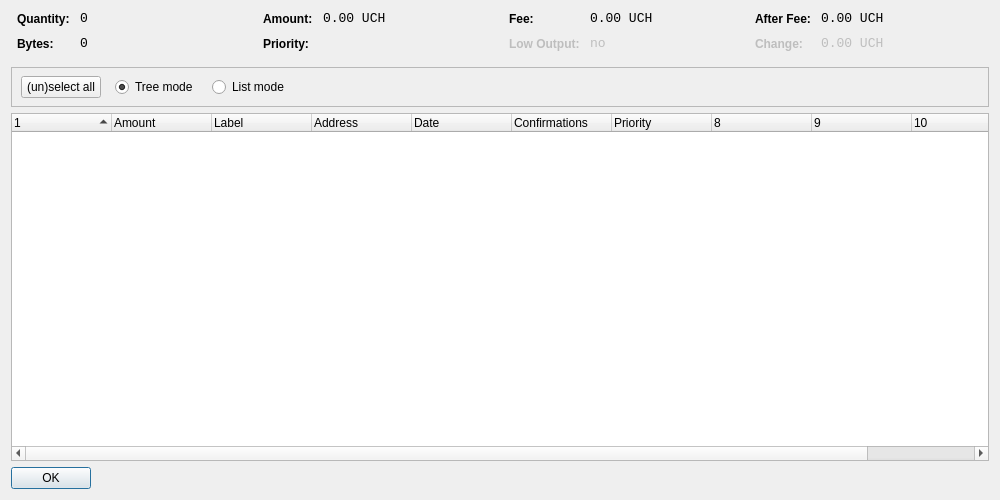
<?xml version="1.0" encoding="UTF-8"?>
<ui version="4.0">
 <class>CoinControlDialog</class>
 <widget class="QDialog" name="CoinControlDialog">
  <property name="geometry">
   <rect>
    <x>0</x>
    <y>0</y>
    <width>1000</width>
    <height>500</height>
   </rect>
  </property>
  <property name="windowTitle">
   <string>Coin Control</string>
  </property>
  <property name="styleSheet">
   <string notr="true">background-image: url(:/images/gr);</string>
  </property>
  <layout class="QVBoxLayout" name="verticalLayout">
   <item>
    <layout class="QHBoxLayout" name="horizontalLayoutTop" stretch="0,0,0,0">
     <property name="topMargin">
      <number>0</number>
     </property>
     <property name="bottomMargin">
      <number>10</number>
     </property>
     <item>
      <layout class="QFormLayout" name="formLayoutCoinControl1">
       <property name="horizontalSpacing">
        <number>10</number>
       </property>
       <property name="verticalSpacing">
        <number>10</number>
       </property>
       <property name="leftMargin">
        <number>6</number>
       </property>
       <property name="rightMargin">
        <number>6</number>
       </property>
       <item row="0" column="0">
        <widget class="QLabel" name="labelCoinControlQuantityText">
         <property name="styleSheet">
          <string notr="true">font-weight:bold;</string>
         </property>
         <property name="text">
          <string>Quantity:</string>
         </property>
        </widget>
       </item>
       <item row="0" column="1">
        <widget class="QLabel" name="labelCoinControlQuantity">
         <property name="font">
          <font>
           <family>Monospace</family>
           <pointsize>10</pointsize>
          </font>
         </property>
         <property name="cursor">
          <cursorShape>IBeamCursor</cursorShape>
         </property>
         <property name="contextMenuPolicy">
          <enum>Qt::ActionsContextMenu</enum>
         </property>
         <property name="text">
          <string notr="true">0</string>
         </property>
         <property name="textInteractionFlags">
          <set>Qt::LinksAccessibleByMouse|Qt::TextSelectableByKeyboard|Qt::TextSelectableByMouse</set>
         </property>
        </widget>
       </item>
       <item row="1" column="0">
        <widget class="QLabel" name="labelCoinControlBytesText">
         <property name="styleSheet">
          <string notr="true">font-weight:bold;</string>
         </property>
         <property name="text">
          <string>Bytes:</string>
         </property>
        </widget>
       </item>
       <item row="1" column="1">
        <widget class="QLabel" name="labelCoinControlBytes">
         <property name="font">
          <font>
           <family>Monospace</family>
           <pointsize>10</pointsize>
          </font>
         </property>
         <property name="cursor">
          <cursorShape>IBeamCursor</cursorShape>
         </property>
         <property name="contextMenuPolicy">
          <enum>Qt::ActionsContextMenu</enum>
         </property>
         <property name="text">
          <string notr="true">0</string>
         </property>
         <property name="textInteractionFlags">
          <set>Qt::LinksAccessibleByMouse|Qt::TextSelectableByKeyboard|Qt::TextSelectableByMouse</set>
         </property>
        </widget>
       </item>
      </layout>
     </item>
     <item>
      <layout class="QFormLayout" name="formLayoutCoinControl2">
       <property name="horizontalSpacing">
        <number>10</number>
       </property>
       <property name="verticalSpacing">
        <number>10</number>
       </property>
       <property name="leftMargin">
        <number>6</number>
       </property>
       <property name="rightMargin">
        <number>6</number>
       </property>
       <item row="0" column="0">
        <widget class="QLabel" name="labelCoinControlAmountText">
         <property name="styleSheet">
          <string notr="true">font-weight:bold;</string>
         </property>
         <property name="text">
          <string>Amount:</string>
         </property>
        </widget>
       </item>
       <item row="0" column="1">
        <widget class="QLabel" name="labelCoinControlAmount">
         <property name="font">
          <font>
           <family>Monospace</family>
           <pointsize>10</pointsize>
          </font>
         </property>
         <property name="cursor">
          <cursorShape>IBeamCursor</cursorShape>
         </property>
         <property name="contextMenuPolicy">
          <enum>Qt::ActionsContextMenu</enum>
         </property>
         <property name="text">
          <string notr="true">0.00 UCH</string>
         </property>
         <property name="textInteractionFlags">
          <set>Qt::LinksAccessibleByMouse|Qt::TextSelectableByKeyboard|Qt::TextSelectableByMouse</set>
         </property>
        </widget>
       </item>
       <item row="1" column="0">
        <widget class="QLabel" name="labelCoinControlPriorityText">
         <property name="styleSheet">
          <string notr="true">font-weight:bold;</string>
         </property>
         <property name="text">
          <string>Priority:</string>
         </property>
        </widget>
       </item>
       <item row="1" column="1">
        <widget class="QLabel" name="labelCoinControlPriority">
         <property name="font">
          <font>
           <family>Monospace</family>
           <pointsize>10</pointsize>
          </font>
         </property>
         <property name="cursor">
          <cursorShape>IBeamCursor</cursorShape>
         </property>
         <property name="contextMenuPolicy">
          <enum>Qt::ActionsContextMenu</enum>
         </property>
         <property name="text">
          <string/>
         </property>
         <property name="textInteractionFlags">
          <set>Qt::LinksAccessibleByMouse|Qt::TextSelectableByKeyboard|Qt::TextSelectableByMouse</set>
         </property>
        </widget>
       </item>
      </layout>
     </item>
     <item>
      <layout class="QFormLayout" name="formLayoutCoinControl3">
       <property name="horizontalSpacing">
        <number>10</number>
       </property>
       <property name="verticalSpacing">
        <number>10</number>
       </property>
       <property name="leftMargin">
        <number>6</number>
       </property>
       <property name="rightMargin">
        <number>6</number>
       </property>
       <item row="0" column="0">
        <widget class="QLabel" name="labelCoinControlFeeText">
         <property name="styleSheet">
          <string notr="true">font-weight:bold;</string>
         </property>
         <property name="text">
          <string>Fee:</string>
         </property>
        </widget>
       </item>
       <item row="0" column="1">
        <widget class="QLabel" name="labelCoinControlFee">
         <property name="font">
          <font>
           <family>Monospace</family>
           <pointsize>10</pointsize>
          </font>
         </property>
         <property name="cursor">
          <cursorShape>IBeamCursor</cursorShape>
         </property>
         <property name="contextMenuPolicy">
          <enum>Qt::ActionsContextMenu</enum>
         </property>
         <property name="text">
          <string notr="true">0.00 UCH</string>
         </property>
         <property name="textInteractionFlags">
          <set>Qt::LinksAccessibleByMouse|Qt::TextSelectableByKeyboard|Qt::TextSelectableByMouse</set>
         </property>
        </widget>
       </item>
       <item row="1" column="0">
        <widget class="QLabel" name="labelCoinControlLowOutputText">
         <property name="enabled">
          <bool>false</bool>
         </property>
         <property name="styleSheet">
          <string notr="true">font-weight:bold;</string>
         </property>
         <property name="text">
          <string>Low Output:</string>
         </property>
        </widget>
       </item>
       <item row="1" column="1">
        <widget class="QLabel" name="labelCoinControlLowOutput">
         <property name="enabled">
          <bool>false</bool>
         </property>
         <property name="font">
          <font>
           <family>Monospace</family>
           <pointsize>10</pointsize>
          </font>
         </property>
         <property name="cursor">
          <cursorShape>IBeamCursor</cursorShape>
         </property>
         <property name="contextMenuPolicy">
          <enum>Qt::ActionsContextMenu</enum>
         </property>
         <property name="text">
          <string notr="true">no</string>
         </property>
         <property name="textInteractionFlags">
          <set>Qt::LinksAccessibleByMouse|Qt::TextSelectableByKeyboard|Qt::TextSelectableByMouse</set>
         </property>
        </widget>
       </item>
      </layout>
     </item>
     <item>
      <layout class="QFormLayout" name="formLayoutCoinControl4">
       <property name="horizontalSpacing">
        <number>10</number>
       </property>
       <property name="verticalSpacing">
        <number>10</number>
       </property>
       <property name="leftMargin">
        <number>6</number>
       </property>
       <property name="rightMargin">
        <number>6</number>
       </property>
       <item row="0" column="0">
        <widget class="QLabel" name="labelCoinControlAfterFeeText">
         <property name="styleSheet">
          <string notr="true">font-weight:bold;</string>
         </property>
         <property name="text">
          <string>After Fee:</string>
         </property>
        </widget>
       </item>
       <item row="0" column="1">
        <widget class="QLabel" name="labelCoinControlAfterFee">
         <property name="font">
          <font>
           <family>Monospace</family>
           <pointsize>10</pointsize>
          </font>
         </property>
         <property name="cursor">
          <cursorShape>IBeamCursor</cursorShape>
         </property>
         <property name="contextMenuPolicy">
          <enum>Qt::ActionsContextMenu</enum>
         </property>
         <property name="text">
          <string notr="true">0.00 UCH</string>
         </property>
         <property name="textInteractionFlags">
          <set>Qt::LinksAccessibleByMouse|Qt::TextSelectableByKeyboard|Qt::TextSelectableByMouse</set>
         </property>
        </widget>
       </item>
       <item row="1" column="0">
        <widget class="QLabel" name="labelCoinControlChangeText">
         <property name="enabled">
          <bool>false</bool>
         </property>
         <property name="styleSheet">
          <string notr="true">font-weight:bold;</string>
         </property>
         <property name="text">
          <string>Change:</string>
         </property>
        </widget>
       </item>
       <item row="1" column="1">
        <widget class="QLabel" name="labelCoinControlChange">
         <property name="enabled">
          <bool>false</bool>
         </property>
         <property name="font">
          <font>
           <family>Monospace</family>
           <pointsize>10</pointsize>
          </font>
         </property>
         <property name="cursor">
          <cursorShape>IBeamCursor</cursorShape>
         </property>
         <property name="contextMenuPolicy">
          <enum>Qt::ActionsContextMenu</enum>
         </property>
         <property name="text">
          <string notr="true">0.00 UCH</string>
         </property>
         <property name="textInteractionFlags">
          <set>Qt::LinksAccessibleByMouse|Qt::TextSelectableByKeyboard|Qt::TextSelectableByMouse</set>
         </property>
        </widget>
       </item>
      </layout>
     </item>
    </layout>
   </item>
   <item>
    <widget class="QFrame" name="frame">
     <property name="minimumSize">
      <size>
       <width>0</width>
       <height>40</height>
      </size>
     </property>
     <property name="frameShape">
      <enum>QFrame::StyledPanel</enum>
     </property>
     <property name="frameShadow">
      <enum>QFrame::Sunken</enum>
     </property>
     <widget class="QWidget" name="horizontalLayoutWidget">
      <property name="geometry">
       <rect>
        <x>10</x>
        <y>0</y>
        <width>781</width>
        <height>41</height>
       </rect>
      </property>
      <layout class="QHBoxLayout" name="horizontalLayoutPanel" stretch="0,0,0,0">
       <property name="spacing">
        <number>14</number>
       </property>
       <item>
        <widget class="QPushButton" name="pushButtonSelectAll">
         <property name="sizePolicy">
          <sizepolicy hsizetype="Maximum" vsizetype="Fixed">
           <horstretch>0</horstretch>
           <verstretch>0</verstretch>
          </sizepolicy>
         </property>
         <property name="text">
          <string>(un)select all</string>
         </property>
        </widget>
       </item>
       <item>
        <widget class="QRadioButton" name="radioTreeMode">
         <property name="sizePolicy">
          <sizepolicy hsizetype="Maximum" vsizetype="Fixed">
           <horstretch>0</horstretch>
           <verstretch>0</verstretch>
          </sizepolicy>
         </property>
         <property name="text">
          <string>Tree mode</string>
         </property>
         <property name="checked">
          <bool>true</bool>
         </property>
        </widget>
       </item>
       <item>
        <widget class="QRadioButton" name="radioListMode">
         <property name="sizePolicy">
          <sizepolicy hsizetype="Maximum" vsizetype="Fixed">
           <horstretch>0</horstretch>
           <verstretch>0</verstretch>
          </sizepolicy>
         </property>
         <property name="text">
          <string>List mode</string>
         </property>
        </widget>
       </item>
       <item>
        <spacer name="horizontalSpacer">
         <property name="orientation">
          <enum>Qt::Horizontal</enum>
         </property>
         <property name="sizeHint" stdset="0">
          <size>
           <width>40</width>
           <height>20</height>
          </size>
         </property>
        </spacer>
       </item>
      </layout>
     </widget>
    </widget>
   </item>
   <item>
    <widget class="CoinControlTreeWidget" name="treeWidget">
     <property name="contextMenuPolicy">
      <enum>Qt::CustomContextMenu</enum>
     </property>
     <property name="sortingEnabled">
      <bool>false</bool>
     </property>
     <property name="columnCount">
      <number>11</number>
     </property>
     <attribute name="headerShowSortIndicator" stdset="0">
      <bool>true</bool>
     </attribute>
     <attribute name="headerStretchLastSection">
      <bool>false</bool>
     </attribute>
     <column>
      <property name="text">
       <string/>
      </property>
     </column>
     <column>
      <property name="text">
       <string>Amount</string>
      </property>
     </column>
     <column>
      <property name="text">
       <string>Label</string>
      </property>
     </column>
     <column>
      <property name="text">
       <string>Address</string>
      </property>
     </column>
     <column>
      <property name="text">
       <string>Date</string>
      </property>
     </column>
     <column>
      <property name="text">
       <string>Confirmations</string>
      </property>
      <property name="toolTip">
       <string>Confirmed</string>
      </property>
     </column>
     <column>
      <property name="text">
       <string>Priority</string>
      </property>
     </column>
     <column>
      <property name="text">
       <string/>
      </property>
     </column>
     <column>
      <property name="text">
       <string/>
      </property>
     </column>
     <column>
      <property name="text">
       <string/>
      </property>
     </column>
     <column>
      <property name="text">
       <string/>
      </property>
     </column>
    </widget>
   </item>
   <item>
    <widget class="QDialogButtonBox" name="buttonBox">
     <property name="sizePolicy">
      <sizepolicy hsizetype="Maximum" vsizetype="Fixed">
       <horstretch>0</horstretch>
       <verstretch>0</verstretch>
      </sizepolicy>
     </property>
     <property name="orientation">
      <enum>Qt::Horizontal</enum>
     </property>
     <property name="standardButtons">
      <set>QDialogButtonBox::Ok</set>
     </property>
    </widget>
   </item>
  </layout>
 </widget>
 <customwidgets>
  <customwidget>
   <class>CoinControlTreeWidget</class>
   <extends>QTreeWidget</extends>
   <header>coincontroltreewidget.h</header>
  </customwidget>
 </customwidgets>
 <resources/>
 <connections/>
</ui>
